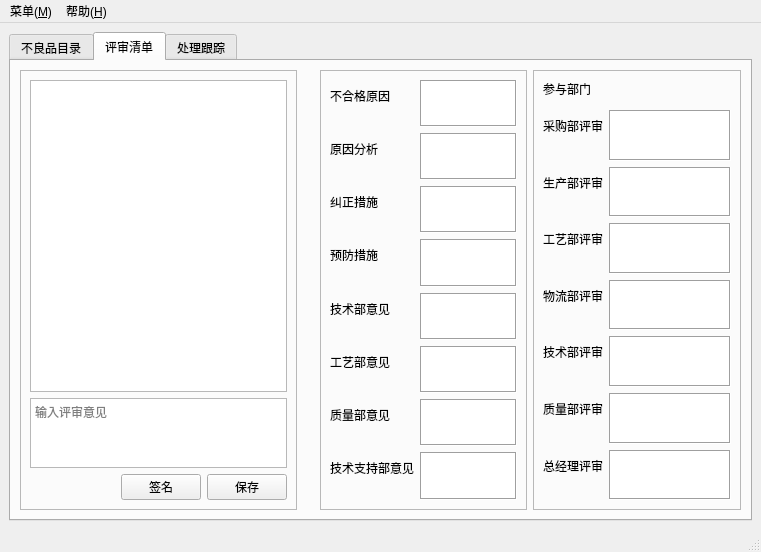
<?xml version="1.0" encoding="UTF-8"?>
<ui version="4.0">
 <author>Xebo Yu</author>
 <class>MainWindow</class>
 <widget class="QMainWindow" name="MainWindow">
  <property name="windowModality">
   <enum>Qt::WindowModal</enum>
  </property>
  <property name="geometry">
   <rect>
    <x>0</x>
    <y>0</y>
    <width>761</width>
    <height>552</height>
   </rect>
  </property>
  <property name="sizePolicy">
   <sizepolicy hsizetype="Expanding" vsizetype="Expanding">
    <horstretch>0</horstretch>
    <verstretch>0</verstretch>
   </sizepolicy>
  </property>
  <property name="minimumSize">
   <size>
    <width>761</width>
    <height>552</height>
   </size>
  </property>
  <property name="windowTitle">
   <string>不合格品评审系统</string>
  </property>
  <property name="windowIcon">
   <iconset>
    <normaloff>icons/parameterreview_32px.ico</normaloff>icons/parameterreview_32px.ico</iconset>
  </property>
  <property name="toolButtonStyle">
   <enum>Qt::ToolButtonIconOnly</enum>
  </property>
  <widget class="QWidget" name="centralwidget">
   <layout class="QVBoxLayout" name="verticalLayout_2">
    <item>
     <widget class="QTabWidget" name="tabWidget">
      <property name="sizePolicy">
       <sizepolicy hsizetype="Preferred" vsizetype="Preferred">
        <horstretch>0</horstretch>
        <verstretch>0</verstretch>
       </sizepolicy>
      </property>
      <property name="font">
       <font>
        <family>微软雅黑</family>
       </font>
      </property>
      <property name="currentIndex">
       <number>1</number>
      </property>
      <property name="iconSize">
       <size>
        <width>20</width>
        <height>20</height>
       </size>
      </property>
      <widget class="QWidget" name="tab_ongoing">
       <attribute name="icon">
        <iconset>
         <normaloff>icons/dir.png</normaloff>icons/dir.png</iconset>
       </attribute>
       <attribute name="title">
        <string>不良品目录</string>
       </attribute>
       <layout class="QVBoxLayout" name="verticalLayout_6">
        <item>
         <layout class="QVBoxLayout" name="verticalLayout">
          <item>
           <layout class="QGridLayout" name="gridLayout">
            <item row="1" column="7">
             <widget class="QLabel" name="label_11">
              <property name="text">
               <string>数量Kg</string>
              </property>
             </widget>
            </item>
            <item row="0" column="1">
             <widget class="QLabel" name="label">
              <property name="text">
               <string>ID</string>
              </property>
             </widget>
            </item>
            <item row="0" column="6">
             <spacer name="horizontalSpacer_3">
              <property name="orientation">
               <enum>Qt::Horizontal</enum>
              </property>
              <property name="sizeType">
               <enum>QSizePolicy::Fixed</enum>
              </property>
              <property name="sizeHint" stdset="0">
               <size>
                <width>76</width>
                <height>20</height>
               </size>
              </property>
             </spacer>
            </item>
            <item row="1" column="5">
             <widget class="QLineEdit" name="unpassname">
              <property name="sizePolicy">
               <sizepolicy hsizetype="Expanding" vsizetype="Expanding">
                <horstretch>0</horstretch>
                <verstretch>0</verstretch>
               </sizepolicy>
              </property>
              <property name="maximumSize">
               <size>
                <width>16777215</width>
                <height>70</height>
               </size>
              </property>
              <property name="font">
               <font>
                <family>微软雅黑</family>
                <pointsize>10</pointsize>
                <weight>75</weight>
                <bold>true</bold>
               </font>
              </property>
              <property name="readOnly">
               <bool>true</bool>
              </property>
             </widget>
            </item>
            <item row="0" column="5">
             <widget class="QLineEdit" name="batch">
              <property name="sizePolicy">
               <sizepolicy hsizetype="Expanding" vsizetype="Expanding">
                <horstretch>0</horstretch>
                <verstretch>0</verstretch>
               </sizepolicy>
              </property>
              <property name="maximumSize">
               <size>
                <width>16777215</width>
                <height>70</height>
               </size>
              </property>
              <property name="font">
               <font>
                <family>微软雅黑</family>
                <pointsize>10</pointsize>
                <weight>75</weight>
                <bold>true</bold>
               </font>
              </property>
              <property name="readOnly">
               <bool>true</bool>
              </property>
             </widget>
            </item>
            <item row="1" column="1">
             <widget class="QLabel" name="label_4">
              <property name="text">
               <string>不良品种类</string>
              </property>
             </widget>
            </item>
            <item row="0" column="3">
             <spacer name="horizontalSpacer_2">
              <property name="orientation">
               <enum>Qt::Horizontal</enum>
              </property>
              <property name="sizeType">
               <enum>QSizePolicy::Fixed</enum>
              </property>
              <property name="sizeHint" stdset="0">
               <size>
                <width>76</width>
                <height>20</height>
               </size>
              </property>
             </spacer>
            </item>
            <item row="0" column="9">
             <widget class="QLineEdit" name="prodate">
              <property name="sizePolicy">
               <sizepolicy hsizetype="Expanding" vsizetype="Expanding">
                <horstretch>0</horstretch>
                <verstretch>0</verstretch>
               </sizepolicy>
              </property>
              <property name="maximumSize">
               <size>
                <width>16777215</width>
                <height>70</height>
               </size>
              </property>
              <property name="font">
               <font>
                <family>微软雅黑</family>
                <pointsize>10</pointsize>
                <weight>75</weight>
                <bold>true</bold>
               </font>
              </property>
              <property name="readOnly">
               <bool>true</bool>
              </property>
             </widget>
            </item>
            <item row="0" column="4">
             <widget class="QLabel" name="label_2">
              <property name="text">
               <string>批号</string>
              </property>
             </widget>
            </item>
            <item row="1" column="2">
             <widget class="QLineEdit" name="unpasstype">
              <property name="sizePolicy">
               <sizepolicy hsizetype="Expanding" vsizetype="Expanding">
                <horstretch>0</horstretch>
                <verstretch>0</verstretch>
               </sizepolicy>
              </property>
              <property name="maximumSize">
               <size>
                <width>16777215</width>
                <height>70</height>
               </size>
              </property>
              <property name="font">
               <font>
                <family>微软雅黑</family>
                <pointsize>10</pointsize>
                <weight>75</weight>
                <bold>true</bold>
               </font>
              </property>
              <property name="readOnly">
               <bool>true</bool>
              </property>
             </widget>
            </item>
            <item row="0" column="7">
             <widget class="QLabel" name="label_3">
              <property name="text">
               <string>生产日期</string>
              </property>
             </widget>
            </item>
            <item row="1" column="4">
             <widget class="QLabel" name="label_5">
              <property name="text">
               <string>不良品名称</string>
              </property>
             </widget>
            </item>
            <item row="1" column="9">
             <widget class="QLineEdit" name="unpassqty">
              <property name="sizePolicy">
               <sizepolicy hsizetype="Expanding" vsizetype="Expanding">
                <horstretch>0</horstretch>
                <verstretch>0</verstretch>
               </sizepolicy>
              </property>
              <property name="maximumSize">
               <size>
                <width>16777215</width>
                <height>70</height>
               </size>
              </property>
              <property name="font">
               <font>
                <family>微软雅黑</family>
                <pointsize>10</pointsize>
                <weight>75</weight>
                <bold>true</bold>
               </font>
              </property>
              <property name="readOnly">
               <bool>true</bool>
              </property>
             </widget>
            </item>
            <item row="0" column="2">
             <widget class="QLineEdit" name="ID">
              <property name="sizePolicy">
               <sizepolicy hsizetype="Expanding" vsizetype="Expanding">
                <horstretch>0</horstretch>
                <verstretch>0</verstretch>
               </sizepolicy>
              </property>
              <property name="maximumSize">
               <size>
                <width>16777215</width>
                <height>70</height>
               </size>
              </property>
              <property name="font">
               <font>
                <family>微软雅黑</family>
                <pointsize>10</pointsize>
                <weight>75</weight>
                <bold>true</bold>
               </font>
              </property>
              <property name="readOnly">
               <bool>true</bool>
              </property>
             </widget>
            </item>
            <item row="0" column="10">
             <spacer name="horizontalSpacer_4">
              <property name="orientation">
               <enum>Qt::Horizontal</enum>
              </property>
              <property name="sizeType">
               <enum>QSizePolicy::Fixed</enum>
              </property>
              <property name="sizeHint" stdset="0">
               <size>
                <width>300</width>
                <height>20</height>
               </size>
              </property>
             </spacer>
            </item>
           </layout>
          </item>
         </layout>
        </item>
        <item>
         <spacer name="verticalSpacer">
          <property name="orientation">
           <enum>Qt::Vertical</enum>
          </property>
          <property name="sizeType">
           <enum>QSizePolicy::Fixed</enum>
          </property>
          <property name="sizeHint" stdset="0">
           <size>
            <width>20</width>
            <height>30</height>
           </size>
          </property>
         </spacer>
        </item>
        <item>
         <layout class="QHBoxLayout" name="horizontalLayout" stretch="3,4">
          <item>
           <widget class="QFrame" name="frame">
            <property name="sizePolicy">
             <sizepolicy hsizetype="Preferred" vsizetype="Preferred">
              <horstretch>0</horstretch>
              <verstretch>0</verstretch>
             </sizepolicy>
            </property>
            <property name="frameShape">
             <enum>QFrame::Panel</enum>
            </property>
            <property name="frameShadow">
             <enum>QFrame::Sunken</enum>
            </property>
            <layout class="QVBoxLayout" name="verticalLayout_4">
             <item>
              <layout class="QFormLayout" name="formLayout">
               <item row="1" column="0">
                <layout class="QFormLayout" name="formLayout_2"/>
               </item>
               <item row="2" column="0">
                <widget class="QLabel" name="label_13">
                 <property name="text">
                  <string>不良品描述</string>
                 </property>
                </widget>
               </item>
               <item row="2" column="1">
                <widget class="QTextEdit" name="describe">
                 <property name="font">
                  <font>
                   <family>等线</family>
                   <pointsize>10</pointsize>
                   <italic>false</italic>
                  </font>
                 </property>
                 <property name="readOnly">
                  <bool>true</bool>
                 </property>
                </widget>
               </item>
               <item row="3" column="0">
                <widget class="QLabel" name="label_14">
                 <property name="text">
                  <string>原因分析</string>
                 </property>
                </widget>
               </item>
               <item row="3" column="1">
                <widget class="QTextEdit" name="result">
                 <property name="enabled">
                  <bool>true</bool>
                 </property>
                 <property name="font">
                  <font>
                   <family>微软雅黑</family>
                   <pointsize>10</pointsize>
                   <weight>50</weight>
                   <italic>false</italic>
                   <bold>false</bold>
                  </font>
                 </property>
                </widget>
               </item>
               <item row="4" column="0">
                <widget class="QLabel" name="label_15">
                 <property name="text">
                  <string>纠正措施</string>
                 </property>
                </widget>
               </item>
               <item row="5" column="0">
                <widget class="QLabel" name="label_16">
                 <property name="text">
                  <string>预防措施</string>
                 </property>
                </widget>
               </item>
               <item row="5" column="1">
                <widget class="QTextEdit" name="precaution">
                 <property name="font">
                  <font>
                   <family>微软雅黑</family>
                   <pointsize>10</pointsize>
                   <weight>50</weight>
                   <bold>false</bold>
                  </font>
                 </property>
                </widget>
               </item>
               <item row="8" column="0">
                <widget class="QLabel" name="label_17">
                 <property name="sizePolicy">
                  <sizepolicy hsizetype="Expanding" vsizetype="Expanding">
                   <horstretch>0</horstretch>
                   <verstretch>0</verstretch>
                  </sizepolicy>
                 </property>
                 <property name="text">
                  <string>填写人：</string>
                 </property>
                 <property name="alignment">
                  <set>Qt::AlignRight|Qt::AlignTrailing|Qt::AlignVCenter</set>
                 </property>
                </widget>
               </item>
               <item row="8" column="1">
                <widget class="QLabel" name="person">
                 <property name="text">
                  <string/>
                 </property>
                </widget>
               </item>
               <item row="11" column="1">
                <widget class="QCheckBox" name="pre_check">
                 <property name="layoutDirection">
                  <enum>Qt::RightToLeft</enum>
                 </property>
                 <property name="text">
                  <string>自审核</string>
                 </property>
                 <property name="checked">
                  <bool>false</bool>
                 </property>
                </widget>
               </item>
               <item row="6" column="1">
                <widget class="QLineEdit" name="parts">
                 <property name="sizePolicy">
                  <sizepolicy hsizetype="Expanding" vsizetype="Fixed">
                   <horstretch>0</horstretch>
                   <verstretch>0</verstretch>
                  </sizepolicy>
                 </property>
                 <property name="maximumSize">
                  <size>
                   <width>300</width>
                   <height>16777215</height>
                  </size>
                 </property>
                 <property name="font">
                  <font>
                   <family>微软雅黑</family>
                   <pointsize>10</pointsize>
                  </font>
                 </property>
                 <property name="clearButtonEnabled">
                  <bool>false</bool>
                 </property>
                </widget>
               </item>
               <item row="6" column="0">
                <widget class="QPushButton" name="btn_slparts">
                 <property name="text">
                  <string>添加参与审核部门</string>
                 </property>
                 <property name="icon">
                  <iconset>
                   <normaloff>icons/user.ico</normaloff>icons/user.ico</iconset>
                 </property>
                </widget>
               </item>
               <item row="10" column="1">
                <widget class="QLabel" name="pre_time">
                 <property name="text">
                  <string/>
                 </property>
                </widget>
               </item>
               <item row="10" column="0">
                <widget class="QLabel" name="label_6">
                 <property name="sizePolicy">
                  <sizepolicy hsizetype="Expanding" vsizetype="Preferred">
                   <horstretch>0</horstretch>
                   <verstretch>0</verstretch>
                  </sizepolicy>
                 </property>
                 <property name="text">
                  <string>提交时间：</string>
                 </property>
                </widget>
               </item>
               <item row="11" column="0">
                <widget class="QPushButton" name="btn_save">
                 <property name="text">
                  <string>保存修改</string>
                 </property>
                 <property name="icon">
                  <iconset>
                   <normaloff>icons/Save_32px.ico</normaloff>icons/Save_32px.ico</iconset>
                 </property>
                </widget>
               </item>
               <item row="13" column="1">
                <spacer name="verticalSpacer_3">
                 <property name="orientation">
                  <enum>Qt::Vertical</enum>
                 </property>
                 <property name="sizeHint" stdset="0">
                  <size>
                   <width>20</width>
                   <height>40</height>
                  </size>
                 </property>
                </spacer>
               </item>
               <item row="12" column="1">
                <spacer name="verticalSpacer_4">
                 <property name="orientation">
                  <enum>Qt::Vertical</enum>
                 </property>
                 <property name="sizeHint" stdset="0">
                  <size>
                   <width>20</width>
                   <height>40</height>
                  </size>
                 </property>
                </spacer>
               </item>
               <item row="4" column="1">
                <widget class="QTextEdit" name="correctiveaciton">
                 <property name="font">
                  <font>
                   <family>微软雅黑</family>
                   <pointsize>10</pointsize>
                   <weight>50</weight>
                   <bold>false</bold>
                  </font>
                 </property>
                </widget>
               </item>
              </layout>
             </item>
            </layout>
           </widget>
          </item>
          <item>
           <widget class="QFrame" name="frame_2">
            <property name="frameShape">
             <enum>QFrame::WinPanel</enum>
            </property>
            <property name="frameShadow">
             <enum>QFrame::Sunken</enum>
            </property>
            <layout class="QVBoxLayout" name="verticalLayout_5" stretch="0,0,0">
             <item>
              <widget class="QFrame" name="frame_3">
               <property name="frameShape">
                <enum>QFrame::Box</enum>
               </property>
               <property name="frameShadow">
                <enum>QFrame::Sunken</enum>
               </property>
               <layout class="QHBoxLayout" name="horizontalLayout_2">
                <item>
                 <widget class="QLabel" name="label_12">
                  <property name="text">
                   <string>模糊查找</string>
                  </property>
                 </widget>
                </item>
                <item>
                 <widget class="QLineEdit" name="lineEdit_11">
                  <property name="clearButtonEnabled">
                   <bool>true</bool>
                  </property>
                 </widget>
                </item>
                <item>
                 <widget class="QPushButton" name="btn_search">
                  <property name="text">
                   <string/>
                  </property>
                  <property name="icon">
                   <iconset>
                    <normaloff>icons/search.ico</normaloff>icons/search.ico</iconset>
                  </property>
                 </widget>
                </item>
                <item>
                 <spacer name="horizontalSpacer">
                  <property name="orientation">
                   <enum>Qt::Horizontal</enum>
                  </property>
                  <property name="sizeHint" stdset="0">
                   <size>
                    <width>40</width>
                    <height>20</height>
                   </size>
                  </property>
                 </spacer>
                </item>
               </layout>
              </widget>
             </item>
             <item>
              <widget class="QTableView" name="tbl_unpass">
               <property name="statusTip">
                <string>单击查看详细信息，右键弹出功能选项</string>
               </property>
              </widget>
             </item>
             <item>
              <layout class="QVBoxLayout" name="verticalLayout_3"/>
             </item>
            </layout>
           </widget>
          </item>
         </layout>
        </item>
        <item>
         <spacer name="verticalSpacer_5">
          <property name="orientation">
           <enum>Qt::Vertical</enum>
          </property>
          <property name="sizeHint" stdset="0">
           <size>
            <width>20</width>
            <height>40</height>
           </size>
          </property>
         </spacer>
        </item>
       </layout>
      </widget>
      <widget class="QWidget" name="tab_onpreving">
       <attribute name="icon">
        <iconset>
         <normaloff>icons/find.png</normaloff>icons/find.png</iconset>
       </attribute>
       <attribute name="title">
        <string>评审清单</string>
       </attribute>
       <layout class="QHBoxLayout" name="horizontalLayout_3" stretch="4,0,3,3">
        <item>
         <widget class="QFrame" name="frame_5">
          <property name="frameShape">
           <enum>QFrame::StyledPanel</enum>
          </property>
          <property name="frameShadow">
           <enum>QFrame::Raised</enum>
          </property>
          <layout class="QVBoxLayout" name="verticalLayout_8" stretch="6,1,0">
           <item>
            <widget class="QTableView" name="pre_tbl_view">
             <property name="statusTip">
              <string>单击查看详细信息，选中后可添加评审信息！</string>
             </property>
            </widget>
           </item>
           <item>
            <widget class="QTextEdit" name="txt_pre_info">
             <property name="placeholderText">
              <string>输入评审意见</string>
             </property>
            </widget>
           </item>
           <item>
            <layout class="QHBoxLayout" name="horizontalLayout_4">
             <item>
              <spacer name="horizontalSpacer_6">
               <property name="orientation">
                <enum>Qt::Horizontal</enum>
               </property>
               <property name="sizeHint" stdset="0">
                <size>
                 <width>40</width>
                 <height>20</height>
                </size>
               </property>
              </spacer>
             </item>
             <item>
              <widget class="QPushButton" name="btn_sign_pre">
               <property name="text">
                <string>签名</string>
               </property>
               <property name="icon">
                <iconset>
                 <normaloff>icons/signature_128px.ico</normaloff>icons/signature_128px.ico</iconset>
               </property>
              </widget>
             </item>
             <item>
              <widget class="QPushButton" name="btn_save_pre">
               <property name="text">
                <string>保存</string>
               </property>
               <property name="icon">
                <iconset>
                 <normaloff>icons/Save_32px.ico</normaloff>icons/Save_32px.ico</iconset>
               </property>
              </widget>
             </item>
            </layout>
           </item>
          </layout>
         </widget>
        </item>
        <item>
         <spacer name="horizontalSpacer_5">
          <property name="orientation">
           <enum>Qt::Horizontal</enum>
          </property>
          <property name="sizeHint" stdset="0">
           <size>
            <width>17</width>
            <height>20</height>
           </size>
          </property>
         </spacer>
        </item>
        <item>
         <widget class="QFrame" name="frame_4">
          <property name="frameShape">
           <enum>QFrame::Box</enum>
          </property>
          <property name="frameShadow">
           <enum>QFrame::Sunken</enum>
          </property>
          <property name="lineWidth">
           <number>0</number>
          </property>
          <property name="midLineWidth">
           <number>1</number>
          </property>
          <layout class="QVBoxLayout" name="verticalLayout_7">
           <item>
            <layout class="QFormLayout" name="formLayout_4">
             <item row="1" column="0">
              <widget class="QLabel" name="label_22">
               <property name="text">
                <string>不合格原因</string>
               </property>
              </widget>
             </item>
             <item row="1" column="1">
              <widget class="QTextEdit" name="pre_describle">
               <property name="frameShape">
                <enum>QFrame::Box</enum>
               </property>
               <property name="readOnly">
                <bool>true</bool>
               </property>
              </widget>
             </item>
             <item row="2" column="0">
              <widget class="QLabel" name="label_7">
               <property name="text">
                <string>原因分析</string>
               </property>
              </widget>
             </item>
             <item row="2" column="1">
              <widget class="QTextEdit" name="pre_result">
               <property name="frameShape">
                <enum>QFrame::Box</enum>
               </property>
               <property name="readOnly">
                <bool>true</bool>
               </property>
              </widget>
             </item>
             <item row="3" column="0">
              <widget class="QLabel" name="label_8">
               <property name="text">
                <string>纠正措施</string>
               </property>
              </widget>
             </item>
             <item row="3" column="1">
              <widget class="QTextEdit" name="pre_correctiveation">
               <property name="frameShape">
                <enum>QFrame::Box</enum>
               </property>
               <property name="frameShadow">
                <enum>QFrame::Sunken</enum>
               </property>
               <property name="readOnly">
                <bool>true</bool>
               </property>
              </widget>
             </item>
             <item row="4" column="0">
              <widget class="QLabel" name="label_9">
               <property name="text">
                <string>预防措施</string>
               </property>
              </widget>
             </item>
             <item row="4" column="1">
              <widget class="QTextEdit" name="pre_precaution">
               <property name="frameShape">
                <enum>QFrame::Box</enum>
               </property>
               <property name="readOnly">
                <bool>true</bool>
               </property>
              </widget>
             </item>
             <item row="5" column="0">
              <widget class="QLabel" name="label_10">
               <property name="text">
                <string>技术部意见</string>
               </property>
              </widget>
             </item>
             <item row="5" column="1">
              <widget class="QTextEdit" name="pre_tec_idea">
               <property name="frameShape">
                <enum>QFrame::Box</enum>
               </property>
               <property name="readOnly">
                <bool>true</bool>
               </property>
              </widget>
             </item>
             <item row="6" column="0">
              <widget class="QLabel" name="label_18">
               <property name="text">
                <string>工艺部意见</string>
               </property>
              </widget>
             </item>
             <item row="6" column="1">
              <widget class="QTextEdit" name="pre_pro_idea">
               <property name="frameShape">
                <enum>QFrame::Box</enum>
               </property>
               <property name="readOnly">
                <bool>true</bool>
               </property>
              </widget>
             </item>
             <item row="7" column="0">
              <widget class="QLabel" name="label_19">
               <property name="text">
                <string>质量部意见</string>
               </property>
              </widget>
             </item>
             <item row="7" column="1">
              <widget class="QTextEdit" name="pre_qa_idea">
               <property name="frameShape">
                <enum>QFrame::Box</enum>
               </property>
               <property name="readOnly">
                <bool>true</bool>
               </property>
              </widget>
             </item>
             <item row="8" column="0">
              <widget class="QLabel" name="label_20">
               <property name="text">
                <string>技术支持部意见</string>
               </property>
              </widget>
             </item>
             <item row="8" column="1">
              <widget class="QTextEdit" name="pre_tec_support_idea">
               <property name="frameShape">
                <enum>QFrame::Box</enum>
               </property>
               <property name="readOnly">
                <bool>true</bool>
               </property>
              </widget>
             </item>
            </layout>
           </item>
          </layout>
         </widget>
        </item>
        <item>
         <widget class="QFrame" name="frame_6">
          <property name="frameShape">
           <enum>QFrame::Box</enum>
          </property>
          <property name="frameShadow">
           <enum>QFrame::Sunken</enum>
          </property>
          <property name="lineWidth">
           <number>0</number>
          </property>
          <property name="midLineWidth">
           <number>1</number>
          </property>
          <layout class="QVBoxLayout" name="verticalLayout_9">
           <item>
            <layout class="QFormLayout" name="formLayout_3">
             <item row="0" column="0">
              <widget class="QLabel" name="label_29">
               <property name="contextMenuPolicy">
                <enum>Qt::DefaultContextMenu</enum>
               </property>
               <property name="toolTip">
                <string>需参与评审的部门</string>
               </property>
               <property name="frameShape">
                <enum>QFrame::Panel</enum>
               </property>
               <property name="frameShadow">
                <enum>QFrame::Plain</enum>
               </property>
               <property name="lineWidth">
                <number>-5</number>
               </property>
               <property name="midLineWidth">
                <number>2</number>
               </property>
               <property name="text">
                <string>参与部门</string>
               </property>
               <property name="textFormat">
                <enum>Qt::AutoText</enum>
               </property>
               <property name="scaledContents">
                <bool>false</bool>
               </property>
               <property name="alignment">
                <set>Qt::AlignJustify|Qt::AlignVCenter</set>
               </property>
               <property name="margin">
                <number>1</number>
               </property>
               <property name="indent">
                <number>-1</number>
               </property>
              </widget>
             </item>
             <item row="0" column="1">
              <widget class="QLabel" name="lbl_rev_parts_need">
               <property name="text">
                <string/>
               </property>
              </widget>
             </item>
             <item row="1" column="1">
              <spacer name="verticalSpacer_2">
               <property name="orientation">
                <enum>Qt::Vertical</enum>
               </property>
               <property name="sizeHint" stdset="0">
                <size>
                 <width>19</width>
                 <height>50</height>
                </size>
               </property>
              </spacer>
             </item>
             <item row="2" column="0">
              <widget class="QLabel" name="label_21">
               <property name="text">
                <string>采购部评审</string>
               </property>
              </widget>
             </item>
             <item row="2" column="1">
              <widget class="QTextEdit" name="pre_info_purchase">
               <property name="frameShape">
                <enum>QFrame::Box</enum>
               </property>
               <property name="readOnly">
                <bool>true</bool>
               </property>
              </widget>
             </item>
             <item row="3" column="0">
              <widget class="QLabel" name="label_23">
               <property name="text">
                <string>生产部评审</string>
               </property>
              </widget>
             </item>
             <item row="3" column="1">
              <widget class="QTextEdit" name="pre_info_produce">
               <property name="frameShape">
                <enum>QFrame::Box</enum>
               </property>
               <property name="readOnly">
                <bool>true</bool>
               </property>
              </widget>
             </item>
             <item row="4" column="0">
              <widget class="QLabel" name="label_24">
               <property name="text">
                <string>工艺部评审</string>
               </property>
              </widget>
             </item>
             <item row="4" column="1">
              <widget class="QTextEdit" name="pre_info_process">
               <property name="frameShape">
                <enum>QFrame::Box</enum>
               </property>
               <property name="readOnly">
                <bool>true</bool>
               </property>
              </widget>
             </item>
             <item row="5" column="0">
              <widget class="QLabel" name="label_25">
               <property name="text">
                <string>物流部评审</string>
               </property>
              </widget>
             </item>
             <item row="5" column="1">
              <widget class="QTextEdit" name="pre_info_logistics">
               <property name="frameShape">
                <enum>QFrame::Box</enum>
               </property>
               <property name="readOnly">
                <bool>true</bool>
               </property>
              </widget>
             </item>
             <item row="6" column="0">
              <widget class="QLabel" name="label_26">
               <property name="text">
                <string>技术部评审</string>
               </property>
              </widget>
             </item>
             <item row="6" column="1">
              <widget class="QTextEdit" name="pre_info_tec">
               <property name="frameShape">
                <enum>QFrame::Box</enum>
               </property>
               <property name="readOnly">
                <bool>true</bool>
               </property>
              </widget>
             </item>
             <item row="7" column="0">
              <widget class="QLabel" name="label_27">
               <property name="text">
                <string>质量部评审</string>
               </property>
              </widget>
             </item>
             <item row="7" column="1">
              <widget class="QTextEdit" name="pre_info_qa">
               <property name="frameShape">
                <enum>QFrame::Box</enum>
               </property>
               <property name="readOnly">
                <bool>true</bool>
               </property>
              </widget>
             </item>
             <item row="8" column="0">
              <widget class="QLabel" name="label_28">
               <property name="text">
                <string>总经理评审</string>
               </property>
              </widget>
             </item>
             <item row="8" column="1">
              <widget class="QTextEdit" name="pre_info_general">
               <property name="frameShape">
                <enum>QFrame::Box</enum>
               </property>
               <property name="readOnly">
                <bool>true</bool>
               </property>
              </widget>
             </item>
            </layout>
           </item>
          </layout>
         </widget>
        </item>
       </layout>
      </widget>
      <widget class="QWidget" name="tab_following">
       <attribute name="icon">
        <iconset>
         <normaloff>icons/gps_navigation_32px.ico</normaloff>icons/gps_navigation_32px.ico</iconset>
       </attribute>
       <attribute name="title">
        <string>处理跟踪</string>
       </attribute>
      </widget>
     </widget>
    </item>
   </layout>
  </widget>
  <widget class="QMenuBar" name="menubar">
   <property name="geometry">
    <rect>
     <x>0</x>
     <y>0</y>
     <width>761</width>
     <height>23</height>
    </rect>
   </property>
   <widget class="QMenu" name="menu">
    <property name="title">
     <string>菜单(&amp;M)</string>
    </property>
    <addaction name="act_chgpwd"/>
    <addaction name="act_chguser"/>
    <addaction name="separator"/>
    <addaction name="act_quit"/>
   </widget>
   <widget class="QMenu" name="menuHelp">
    <property name="title">
     <string>帮助(&amp;H)</string>
    </property>
    <addaction name="act_about"/>
   </widget>
   <addaction name="menu"/>
   <addaction name="menuHelp"/>
  </widget>
  <widget class="QStatusBar" name="statusbar"/>
  <action name="act_chgpwd">
   <property name="icon">
    <iconset>
     <normaloff>icons/password32px.ico</normaloff>icons/password32px.ico</iconset>
   </property>
   <property name="text">
    <string>更改密码</string>
   </property>
   <property name="shortcut">
    <string>Ctrl+P</string>
   </property>
  </action>
  <action name="act_chguser">
   <property name="icon">
    <iconset>
     <normaloff>icons/user32px.ico</normaloff>icons/user32px.ico</iconset>
   </property>
   <property name="text">
    <string>更换用户</string>
   </property>
   <property name="shortcut">
    <string>Ctrl+U</string>
   </property>
  </action>
  <action name="act_quit">
   <property name="icon">
    <iconset>
     <normaloff>icons/quit128px.ico</normaloff>icons/quit128px.ico</iconset>
   </property>
   <property name="text">
    <string>退出</string>
   </property>
   <property name="shortcut">
    <string>Ctrl+Q</string>
   </property>
  </action>
  <action name="act_about">
   <property name="icon">
    <iconset>
     <normaloff>icons/dir.png</normaloff>icons/dir.png</iconset>
   </property>
   <property name="text">
    <string>关于</string>
   </property>
   <property name="shortcut">
    <string>Ctrl+H</string>
   </property>
  </action>
 </widget>
 <tabstops>
  <tabstop>result</tabstop>
  <tabstop>precaution</tabstop>
  <tabstop>lineEdit_11</tabstop>
  <tabstop>btn_search</tabstop>
  <tabstop>pre_check</tabstop>
  <tabstop>describe</tabstop>
  <tabstop>tbl_unpass</tabstop>
  <tabstop>unpassname</tabstop>
  <tabstop>batch</tabstop>
  <tabstop>prodate</tabstop>
  <tabstop>unpasstype</tabstop>
  <tabstop>unpassqty</tabstop>
  <tabstop>ID</tabstop>
 </tabstops>
 <resources/>
 <connections>
  <connection>
   <sender>act_quit</sender>
   <signal>triggered()</signal>
   <receiver>MainWindow</receiver>
   <slot>close()</slot>
   <hints>
    <hint type="sourcelabel">
     <x>-1</x>
     <y>-1</y>
    </hint>
    <hint type="destinationlabel">
     <x>509</x>
     <y>380</y>
    </hint>
   </hints>
  </connection>
  <connection>
   <sender>lineEdit_11</sender>
   <signal>returnPressed()</signal>
   <receiver>btn_search</receiver>
   <slot>click()</slot>
   <hints>
    <hint type="sourcelabel">
     <x>692</x>
     <y>225</y>
    </hint>
    <hint type="destinationlabel">
     <x>801</x>
     <y>222</y>
    </hint>
   </hints>
  </connection>
 </connections>
</ui>
